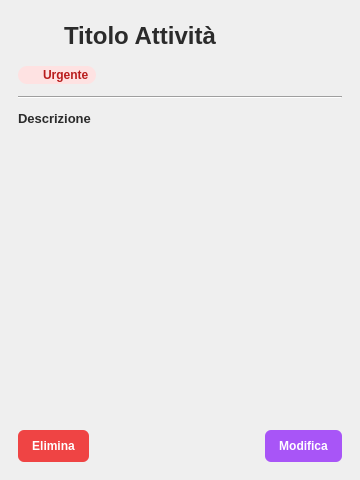
<?xml version="1.0" encoding="UTF-8"?>
<ui version="4.0">
 <class>DettagliAttivita</class>
 <widget class="QWidget" name="DettagliAttivita">
  <property name="geometry">
   <rect>
    <x>0</x>
    <y>0</y>
    <width>360</width>
    <height>480</height>
   </rect>
  </property>
  <property name="styleSheet">
   <string notr="true">QLabel {
    color: #2b2b2b;
}
</string>
  </property>
  <layout class="QVBoxLayout" name="dettagliRootLayout">
   <property name="spacing">
    <number>12</number>
   </property>
   <property name="leftMargin">
    <number>18</number>
   </property>
   <property name="topMargin">
    <number>18</number>
   </property>
   <property name="rightMargin">
    <number>18</number>
   </property>
   <property name="bottomMargin">
    <number>18</number>
   </property>
   <item>
    <layout class="QHBoxLayout" name="headerLayout">
     <property name="spacing">
      <number>10</number>
     </property>
     <item>
      <widget class="QLabel" name="iconLabel">
       <property name="minimumSize">
        <size>
         <width>36</width>
         <height>36</height>
        </size>
       </property>
       <property name="maximumSize">
        <size>
         <width>36</width>
         <height>36</height>
        </size>
       </property>
       <property name="text">
        <string/>
       </property>
       <property name="scaledContents">
        <bool>true</bool>
       </property>
      </widget>
     </item>
     <item>
      <widget class="QLabel" name="titleLabel">
       <property name="font">
        <font>
         <pointsize>18</pointsize>
         <bold>true</bold>
        </font>
       </property>
       <property name="text">
        <string>Titolo Attività</string>
       </property>
       <property name="wordWrap">
        <bool>true</bool>
       </property>
      </widget>
     </item>
    </layout>
   </item>
   <item>
    <widget class="QFrame" name="urgentBadge">
     <property name="sizePolicy">
      <sizepolicy hsizetype="Fixed" vsizetype="Fixed">
       <horstretch>0</horstretch>
       <verstretch>0</verstretch>
      </sizepolicy>
     </property>
     <property name="styleSheet">
      <string notr="true">#urgentBadge {
    background-color: #fee2e2;
    border-radius: 9px;
}</string>
     </property>
     <property name="frameShape">
      <enum>QFrame::Shape::NoFrame</enum>
     </property>
     <layout class="QHBoxLayout" name="badgeLayout">
      <property name="spacing">
       <number>4</number>
      </property>
      <property name="leftMargin">
       <number>7</number>
      </property>
      <property name="topMargin">
       <number>2</number>
      </property>
      <property name="rightMargin">
       <number>7</number>
      </property>
      <property name="bottomMargin">
       <number>2</number>
      </property>
      <item>
       <widget class="QLabel" name="iconUrgente">
        <property name="minimumSize">
         <size>
          <width>14</width>
          <height>14</height>
         </size>
        </property>
        <property name="maximumSize">
         <size>
          <width>14</width>
          <height>14</height>
         </size>
        </property>
        <property name="text">
         <string/>
        </property>
        <property name="pixmap">
         <pixmap resource="resources.qrc">:/icons/IconaUrgenteSVG.svg</pixmap>
        </property>
        <property name="scaledContents">
         <bool>true</bool>
        </property>
       </widget>
      </item>
      <item>
       <widget class="QLabel" name="labelUrgente">
        <property name="font">
         <font>
          <pointsize>9</pointsize>
          <bold>true</bold>
         </font>
        </property>
        <property name="styleSheet">
         <string notr="true">color: #b91c1c;</string>
        </property>
        <property name="text">
         <string>Urgente</string>
        </property>
       </widget>
      </item>
     </layout>
    </widget>
   </item>
   <item>
    <widget class="Line" name="separatore1">
     <property name="frameShape">
      <enum>QFrame::Shape::HLine</enum>
     </property>
     <property name="frameShadow">
      <enum>QFrame::Shadow::Sunken</enum>
     </property>
    </widget>
   </item>
   <item>
    <layout class="QVBoxLayout" name="campiLayout">
     <property name="spacing">
      <number>8</number>
     </property>
    </layout>
   </item>
   <item>
    <widget class="QLabel" name="labelDescrTitolo">
     <property name="font">
      <font>
       <pointsize>10</pointsize>
       <bold>true</bold>
      </font>
     </property>
     <property name="text">
      <string>Descrizione</string>
     </property>
    </widget>
   </item>
   <item>
    <widget class="QLabel" name="descrizioneLabel">
     <property name="styleSheet">
      <string notr="true">color: #5f5f5f;</string>
     </property>
     <property name="text">
      <string/>
     </property>
     <property name="alignment">
      <set>Qt::AlignmentFlag::AlignLeft|Qt::AlignmentFlag::AlignTop</set>
     </property>
     <property name="wordWrap">
      <bool>true</bool>
     </property>
    </widget>
   </item>
   <item>
    <spacer name="verticalSpacerDettagli">
     <property name="orientation">
      <enum>Qt::Orientation::Vertical</enum>
     </property>
     <property name="sizeHint" stdset="0">
      <size>
       <width>20</width>
       <height>20</height>
      </size>
     </property>
    </spacer>
   </item>
   <item>
    <layout class="QHBoxLayout" name="footerLayout">
     <property name="spacing">
      <number>10</number>
     </property>
     <item>
      <widget class="QPushButton" name="btnElimina">
       <property name="minimumSize">
        <size>
         <width>0</width>
         <height>32</height>
        </size>
       </property>
       <property name="styleSheet">
        <string notr="true">#btnElimina {
    background-color: #ef4444;
    color: #ffffff;
    border: none;
    border-radius: 6px;
    padding: 8px 14px;
    font-weight: bold;
}

#btnElimina:hover {
    background-color: #dc2626;
}

#btnElimina:pressed {
    background-color: #b91c1c;
}</string>
       </property>
       <property name="text">
        <string>Elimina</string>
       </property>
      </widget>
     </item>
     <item>
      <spacer name="horizontalSpacerDettagli">
       <property name="orientation">
        <enum>Qt::Orientation::Horizontal</enum>
       </property>
       <property name="sizeHint" stdset="0">
        <size>
         <width>40</width>
         <height>20</height>
        </size>
       </property>
      </spacer>
     </item>
     <item>
      <widget class="QPushButton" name="btnModifica">
       <property name="minimumSize">
        <size>
         <width>0</width>
         <height>32</height>
        </size>
       </property>
       <property name="styleSheet">
        <string notr="true">#btnModifica {
    background-color: #a855f7;
    color: #ffffff;
    border: none;
    border-radius: 6px;
    padding: 8px 14px;
    font-weight: bold;
}

#btnModifica:hover {
    background-color: #9333ea;
}

#btnModifica:pressed {
    background-color: #7e22ce;
}</string>
       </property>
       <property name="text">
        <string>Modifica</string>
       </property>
      </widget>
     </item>
    </layout>
   </item>
  </layout>
 </widget>
 <resources>
  <include location="resources.qrc"/>
 </resources>
 <connections/>
</ui>
